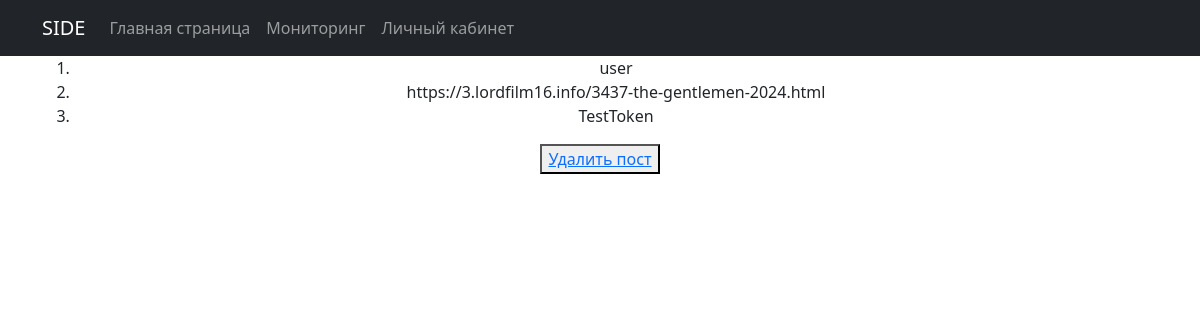
The app's page /mon/detail/10/ with its own data.
### main/models.py (models this page shows, shortened)
class Post(models.Model):
    id = models.BigAutoField
    author = models.ForeignKey(User, on_delete=models.CASCADE)
    link = models.CharField(max_length=300)
    token = models.CharField(max_length=300)

### main/views.py (the view)
# urls.py: path('mon/detail/<int:pk>/', PostDetail.as_view(), name='post_detail'),
class PostDetail(DetailView):
    model = Post
    template_name = 'monitoring/post_detail.html'
    context_object_name = 'post'

### templates/monitoring/post_detail.html (shortened to what this page needs)
{% extends 'main/index.html' %}
{% block content %}
<ol>
    <li>{{ post.author }}</li>
    <li>{{ post.link }}</li>
    <li>{{ post.token }}</li>
</ol>
<button><a href="delete/">Удалить пост</a></button>
{% endblock content %}

### records on screen
Post: author "user", link "https://3.lordfilm16.info/3437-the-gentlemen-2024.html", token "TestToken"
